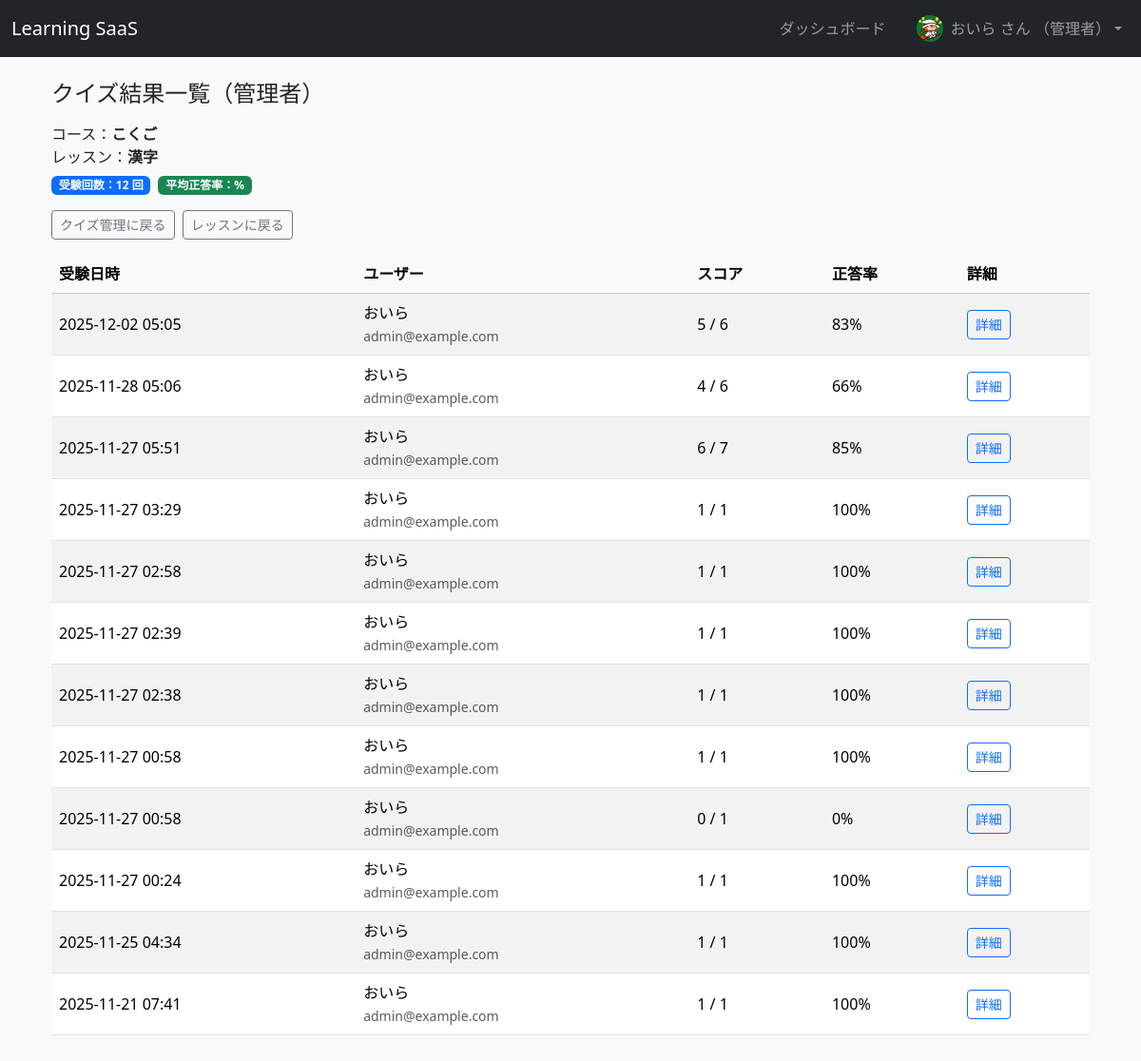
/lessons/1/quiz/results_admin (signed in), run on the app's committed database.
### app/models.py (models this page shows, shortened)
class UserProfile(db.Model):
    __tablename__ = "user_profiles"
    id = db.Column(db.Integer, primary_key=True)
    user_id = db.Column(
        db.Integer, db.ForeignKey("users.id"), nullable=False, unique=True
    )
    display_name = db.Column(db.String(100), nullable=True)
    avatar_filename = db.Column(db.String(255), nullable=True)
    weekly_goal_lessons = db.Column(db.Integer, nullable=True)
    user = db.relationship("User", back_populates="profile")

class Course(db.Model):
    __tablename__ = "courses"
    id = db.Column(db.Integer, primary_key=True)
    title = db.Column(db.String(100), nullable=False)
    description = db.Column(db.Text, nullable=True)
    created_at = db.Column(db.DateTime, default=datetime.utcnow)
    thumbnail_filename = db.Column(db.String(255), nullable=True)
    category = db.Column(db.String(50), nullable=True)
    level = db.Column(db.String(20), nullable=True)
    lessons = db.relationship(
        "Lesson",
        back_populates="course",
        cascade="all, delete-orphan",
        lazy=True,
    )
    enrollments = db.relationship("Enrollment", back_populates="course")

class Lesson(db.Model):
    __tablename__ = "lessons"
    id = db.Column(db.Integer, primary_key=True)
    course_id = db.Column(db.Integer, db.ForeignKey("courses.id"), nullable=False)
    title = db.Column(db.String(100), nullable=False)
    content = db.Column(db.Text, nullable=True)
    sort_order = db.Column(db.Integer, default=1)
    course = db.relationship("Course", back_populates="lessons")
    progress = db.relationship(
        "LessonProgress", back_populates="lesson", cascade="all, delete-orphan"
    )
    quiz_questions = db.relationship(
        "QuizQuestion", back_populates="lesson", cascade="all, delete-orphan"
    )
    quiz_results = db.relationship(
        "QuizResult", back_populates="lesson", cascade="all, delete-orphan"
    )

class QuizResult(db.Model):
    __tablename__ = "quiz_results"
    id = db.Column(db.Integer, primary_key=True)
    user_id = db.Column(db.Integer, db.ForeignKey("users.id"), nullable=False)
    lesson_id = db.Column(db.Integer, db.ForeignKey("lessons.id"), nullable=False)
    score = db.Column(db.Integer, nullable=False)
    total_questions = db.Column(db.Integer, nullable=False)
    taken_at = db.Column(db.DateTime, nullable=False, default=datetime.utcnow)
    user = db.relationship("User", back_populates="quiz_results")
    lesson = db.relationship("Lesson", back_populates="quiz_results")
    details = db.relationship(
        "QuizResultDetail",
        back_populates="result",
        cascade="all, delete-orphan",
    )

class User(UserMixin, db.Model):
    __tablename__ = "users"
    id = db.Column(db.Integer, primary_key=True)
    username = db.Column(db.String(50), unique=True, nullable=False)
    email = db.Column(db.String(120), unique=True, nullable=False)
    password_hash = db.Column(db.String(255), nullable=False)
    role = db.Column(db.String(20), nullable=False, default="student")
    enrollments = db.relationship("Enrollment", back_populates="user")
    lesson_progress = db.relationship("LessonProgress", back_populates="user")
    quiz_results = db.relationship("QuizResult", back_populates="user")
    profile = db.relationship(
        "UserProfile",
        back_populates="user",
        uselist=False,
        cascade="all, delete-orphan",
    )
    @property
    def display_name(self) -> str:
        if self.profile and self.profile.display_name:
            return self.profile.display_name
        return self.username

### app/main.py (the view)
@bp.route("/lessons/<int:lesson_id>/quiz/results_admin")
@login_required
def quiz_results_admin(lesson_id: int):
    if current_user.role != "admin":
        flash("クイズ結果一覧は管理者のみ閲覧できます。", "danger")
        return redirect(url_for("main.lesson_detail", lesson_id=lesson_id))
    lesson = Lesson.query.get_or_404(lesson_id)
    course = lesson.course
    results = (
        QuizResult.query
        .filter_by(lesson_id=lesson.id)
        .order_by(QuizResult.taken_at.desc())
        .all()
    )
    total_attempts = len(results)
    avg_score = None
    if total_attempts > 0:
        avg_score = sum(r.score for r in results) / total_attempts
    return render_template(
        "courses/quiz_results_admin.html",
        lesson=lesson,
        course=course,
        results=results,
        total_attempts=total_attempts,  # ← これを追加
        avg_score=avg_score,            # （テンプレで使いたければ）
    )

### app/models.py (called while the page is built)
@login_manager.user_loader
def load_user(user_id: str):
    return User.query.get(int(user_id))

### app/templates/courses/quiz_results_admin.html (shortened to what this page needs)
{% extends "base.html" %}
{% block content %}
<div class="container my-4">
  <h1 class="h4 mb-3">
    クイズ結果一覧（管理者）
  </h1>
  <p class="mb-2">
    コース：<strong>{{ course.title }}</strong><br>
    レッスン：<strong>{{ lesson.title }}</strong>
  </p>
  <div class="mb-3 d-flex flex-wrap gap-2 align-items-center">
    {% if total_attempts > 0 %}
      <span class="badge bg-primary">
        受験回数：{{ total_attempts }} 回
      </span>
      {% if avg_percent is not none %}
        <span class="badge bg-success">
          平均正答率：{{ avg_percent }}%
        </span>
      {% endif %}
    {% else %}
      <span class="text-muted small">まだこのレッスンのクイズ結果はありません。</span>
    {% endif %}
  </div>
  <div class="mb-3">
    <a href="{{ url_for('main.quiz_manage', lesson_id=lesson.id) }}"
       class="btn btn-sm btn-outline-secondary">
      クイズ管理に戻る
    </a>
    <a href="{{ url_for('main.lesson_detail', lesson_id=lesson.id) }}"
       class="btn btn-sm btn-outline-secondary ms-1">
      レッスンに戻る
    </a>
  </div>
  {% if results %}
    <div class="table-responsive">
      <table class="table table-striped align-middle">
        <thead class="table-light">
          <tr>
            <th>受験日時</th>
            <th>ユーザー</th>
            <th>スコア</th>
            <th>正答率</th>
            <th>詳細</th>
          </tr>
        </thead>
        <tbody>
          {% for r in results %}
            <tr>
              <td>{{ r.taken_at.strftime("%Y-%m-%d %H:%M") }}</td>
              <td>
                {% if r.user %}
                  {{ r.user.display_name or r.user.name or ('ユーザーID ' ~ r.user.id) }}
                  <br>
                  <span class="small text-muted">{{ r.user.email }}</span>
                {% else %}
                  ユーザーID: {{ r.user_id }}
                {% endif %}
              </td>
              <td>{{ r.score }} / {{ r.total_questions }}</td>
              <td>
                {% if r.total_questions > 0 %}
                  {{ (r.score / r.total_questions * 100) | int }}%
                {% else %}
                  -
                {% endif %}
              </td>
              <td>
                <a href="{{ url_for('main.quiz_result_detail', result_id=r.id) }}"
                   class="btn btn-sm btn-outline-primary">
                  詳細
                </a>
              </td>
            </tr>
          {% endfor %}
        </tbody>
      </table>
    </div>
  {% else %}
    <p class="text-muted">このレッスンではまだクイズが受験されていません。</p>
  {% endif %}
</div>
{% endblock %}

### app/templates/base.html (shortened to what this page needs)
<!doctype html>
<html lang="ja">
  <head>
    <link
      href="https://cdn.jsdelivr.net/npm/bootstrap@5.3.3/dist/css/bootstrap.min.css"
      rel="stylesheet"
    >
  </head>
  <body class="bg-light">
    <nav class="navbar navbar-expand-lg navbar-dark bg-dark mb-3">
      <div class="container-fluid">
        <a class="navbar-brand" href="{{ url_for('main.index') }}">Learning SaaS</a>
        <div class="collapse navbar-collapse justify-content-end" id="navbarMain">
          <ul class="navbar-nav align-items-center mb-2 mb-lg-0">
            {% if current_user.is_authenticated %}
              <li class="nav-item me-3">
                <a class="nav-link" href="{{ url_for('main.dashboard') }}">ダッシュボード</a>
              </li>
              <li class="nav-item dropdown">
                <a
                  class="nav-link dropdown-toggle d-flex align-items-center"
                  href="#"
                  id="userDropdown"
                  role="button"
                  data-bs-toggle="dropdown"
                  aria-expanded="false"
                >
                  {% if current_user.profile and current_user.profile.avatar_filename %}
                    <img
                      src="{{ url_for('static', filename='uploads/avatars/' ~ current_user.profile.avatar_filename) }}"
                      alt="avatar"
                      class="rounded-circle me-2"
                      style="width: 28px; height: 28px; object-fit: cover;"
                    >
                  {% endif %}
                  <span>
                    {{ current_user.display_name }} さん
                    {% if current_user.role == "admin" %}
                      （管理者）
                    {% endif %}
                  </span>
                </a>
              </li>
            {% else %}
              <li class="nav-item">
                <a class="nav-link" href="{{ url_for('auth.login') }}">ログイン</a>
              </li>
            {% endif %}
          </ul>
        </div>
      </div>
    </nav>
    <main class="container mb-5">
      {% block content %}{% endblock %}
    </main>
  </body>
</html>

### data on the page
UserProfile: avatar_filename (picture), display_name "おいら"
Course: title "こくご"
Lesson: title "漢字"
QuizResult: taken_at "2025-12-02 05:05", user "おいら", user.email "admin@example.com", score "5", total_questions "6", (r.score/r.total_questions*100)|int "83"
QuizResult: taken_at "2025-11-28 05:06", user "おいら", user.email "admin@example.com", score "4", total_questions "6", (r.score/r.total_questions*100)|int "66"
QuizResult: taken_at "2025-11-27 05:51", user "おいら", user.email "admin@example.com", score "6", total_questions "7", (r.score/r.total_questions*100)|int "85"
QuizResult: taken_at "2025-11-27 03:29", user "おいら", user.email "admin@example.com", score "1", total_questions "1", (r.score/r.total_questions*100)|int "100"
QuizResult: taken_at "2025-11-27 02:58", user "おいら", user.email "admin@example.com", score "1", total_questions "1", (r.score/r.total_questions*100)|int "100"
QuizResult: taken_at "2025-11-27 02:39", user "おいら", user.email "admin@example.com", score "1", total_questions "1", (r.score/r.total_questions*100)|int "100"
QuizResult: taken_at "2025-11-27 02:38", user "おいら", user.email "admin@example.com", score "1", total_questions "1", (r.score/r.total_questions*100)|int "100"
QuizResult: taken_at "2025-11-27 00:58", user "おいら", user.email "admin@example.com", score "1", total_questions "1", (r.score/r.total_questions*100)|int "100"
QuizResult: taken_at "2025-11-27 00:58", user "おいら", user.email "admin@example.com", score "0", total_questions "1", (r.score/r.total_questions*100)|int "0"
QuizResult: taken_at "2025-11-27 00:24", user "おいら", user.email "admin@example.com", score "1", total_questions "1", (r.score/r.total_questions*100)|int "100"
QuizResult: taken_at "2025-11-25 04:34", user "おいら", user.email "admin@example.com", score "1", total_questions "1", (r.score/r.total_questions*100)|int "100"
QuizResult: taken_at "2025-11-21 07:41", user "おいら", user.email "admin@example.com", score "1", total_questions "1", (r.score/r.total_questions*100)|int "100"

### other printed values
{{ total_attempts }} "12"
